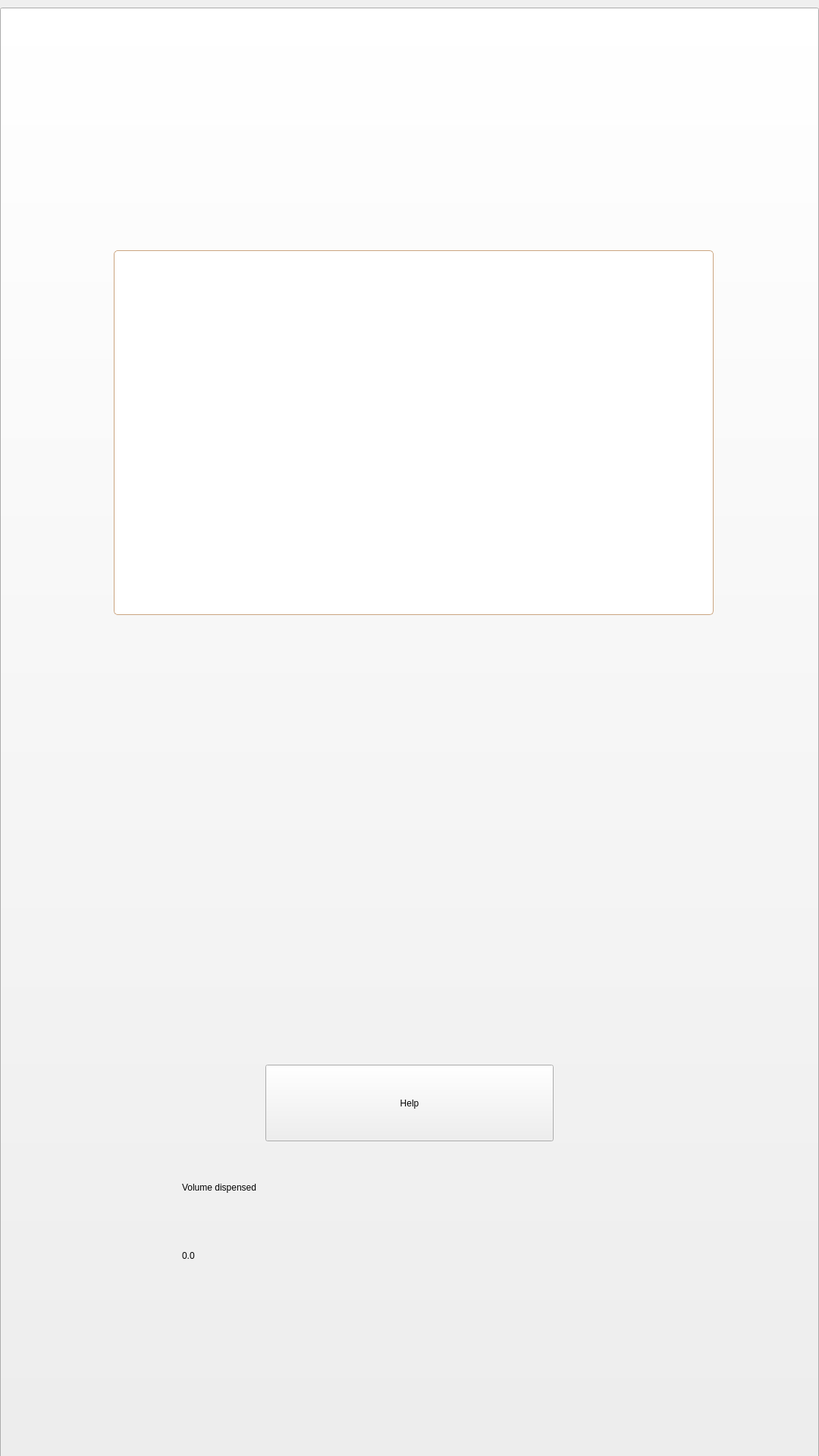
<?xml version="1.0" encoding="UTF-8"?>
<ui version="4.0">
 <class>page_end</class>
 <widget class="QWidget" name="page_end">
  <property name="geometry">
   <rect>
    <x>0</x>
    <y>0</y>
    <width>1080</width>
    <height>1920</height>
   </rect>
  </property>
  <property name="windowTitle">
   <string>Form</string>
  </property>
  <widget class="QPushButton" name="pushButton_to_idle">
   <property name="geometry">
    <rect>
     <x>0</x>
     <y>10</y>
     <width>1080</width>
     <height>1920</height>
    </rect>
   </property>
   <property name="autoFillBackground">
    <bool>false</bool>
   </property>
   <property name="styleSheet">
    <string notr="true">background-image: url(/home/df-admin/production/references/7_background_thank_you.png);</string>
   </property>
   <property name="text">
    <string/>
   </property>
  </widget>
  <widget class="QLabel" name="extra_message_label">
   <property name="geometry">
    <rect>
     <x>150</x>
     <y>330</y>
     <width>791</width>
     <height>481</height>
    </rect>
   </property>
   <property name="font">
    <font>
     <family>Proxima Nova</family>
     <pointsize>-1</pointsize>
     <weight>75</weight>
     <bold>true</bold>
    </font>
   </property>
   <property name="styleSheet">
    <string notr="true">background-color: white;
border:  1px solid #CBA580;
border-radius: 5px;
font-family: Proxima Nova;
font-weight: Bold;
font-size: 40px;
line-height: 60px;
text-transform: uppercase;
</string>
   </property>
   <property name="text">
    <string/>
   </property>
   <property name="alignment">
    <set>Qt::AlignCenter</set>
   </property>
  </widget>
  <widget class="QLabel" name="thank_you_message_label">
   <property name="geometry">
    <rect>
     <x>110</x>
     <y>590</y>
     <width>841</width>
     <height>471</height>
    </rect>
   </property>
   <property name="text">
    <string/>
   </property>
   <property name="alignment">
    <set>Qt::AlignBottom|Qt::AlignLeading|Qt::AlignLeft</set>
   </property>
  </widget>
  <widget class="QLabel" name="thank_you_logo_label">
   <property name="geometry">
    <rect>
     <x>370</x>
     <y>1710</y>
     <width>351</width>
     <height>211</height>
    </rect>
   </property>
   <property name="text">
    <string/>
   </property>
  </widget>
  <widget class="QLabel" name="thank_you_subtitle_message_label">
   <property name="geometry">
    <rect>
     <x>0</x>
     <y>1050</y>
     <width>1001</width>
     <height>511</height>
    </rect>
   </property>
   <property name="text">
    <string/>
   </property>
  </widget>
  <widget class="QLabel" name="drinkfill_logo_label2">
   <property name="geometry">
    <rect>
     <x>300</x>
     <y>250</y>
     <width>471</width>
     <height>331</height>
    </rect>
   </property>
   <property name="text">
    <string/>
   </property>
  </widget>
  <widget class="QPushButton" name="notifyUs_Button">
   <property name="geometry">
    <rect>
     <x>350</x>
     <y>1404</y>
     <width>380</width>
     <height>101</height>
    </rect>
   </property>
   <property name="maximumSize">
    <size>
     <width>16777214</width>
     <height>16777215</height>
    </size>
   </property>
   <property name="toolTipDuration">
    <number>-10</number>
   </property>
   <property name="text">
    <string>Help</string>
   </property>
   <property name="icon">
    <iconset>
     <normaloff>../../production/references/helpButton.png</normaloff>../../production/references/helpButton.png</iconset>
   </property>
  </widget>
  <widget class="QDialogButtonBox" name="popup">
   <property name="geometry">
    <rect>
     <x>260</x>
     <y>580</y>
     <width>600</width>
     <height>1000</height>
    </rect>
   </property>
   <property name="minimumSize">
    <size>
     <width>500</width>
     <height>1000</height>
    </size>
   </property>
   <property name="baseSize">
    <size>
     <width>500</width>
     <height>1000</height>
    </size>
   </property>
   <property name="contextMenuPolicy">
    <enum>Qt::ActionsContextMenu</enum>
   </property>
   <property name="centerButtons">
    <bool>true</bool>
   </property>
  </widget>
  <widget class="QLabel" name="label_volume_dispensed">
   <property name="geometry">
    <rect>
     <x>240</x>
     <y>1530</y>
     <width>600</width>
     <height>71</height>
    </rect>
   </property>
   <property name="text">
    <string>Volume dispensed</string>
   </property>
  </widget>
  <widget class="QLabel" name="label_volume_dispensed_ml">
   <property name="geometry">
    <rect>
     <x>240</x>
     <y>1620</y>
     <width>600</width>
     <height>71</height>
    </rect>
   </property>
   <property name="text">
    <string>0.0</string>
   </property>
  </widget>
 </widget>
 <resources/>
 <connections/>
</ui>
